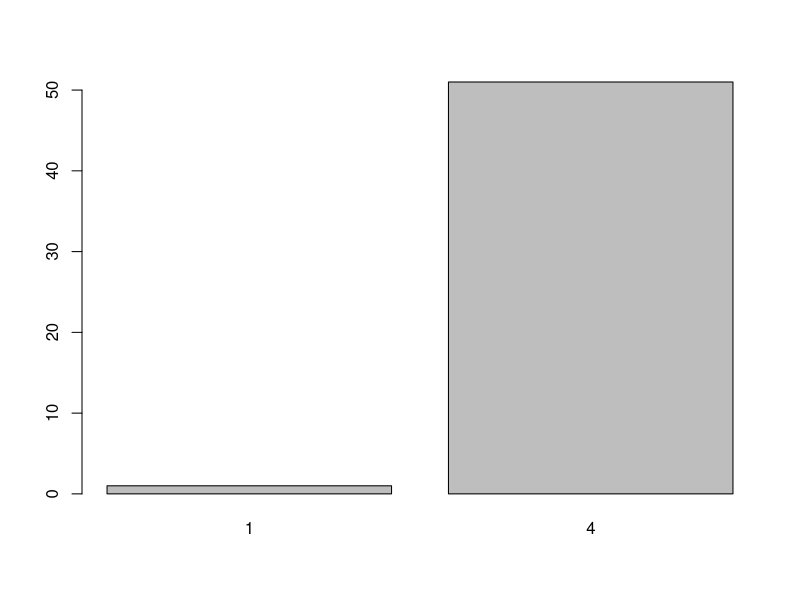

Source code (R):
library(expm)

mat <- matrix(
    c(3/5, 1/10, 3/4, 0, 3/10, 2/5, 0, 0, 0, 1/2, 1/5, 0, 1/10, 0, 1/20, 1),
    nrow = 4,
    ncol = 4,
    byrow = TRUE)

matrixPower <- function(P, n)
{
    matrix <- P %^% n
    return(matrix)
}

matrixTransition <- function(P, n, x) {
    # P matrice de transition
    # n temps
    # x current state

    trajectory <- c(x) # x here is the first state at n = 0

    for (time in 1:(n + 1)) {

        random <- runif(1, 0, 1) # random number to simulate the probability
        probabilities <- c()
        count <- 0

        for (i in 1:(nrow(P))) { # select probablities for each possible next state
            probabilities <- c(probabilities, P[i, x])
        }

        result <- 1
        for (probability in probabilities) {

            if ((random > count) && ( random < probability + count )) {
                trajectory <- append(trajectory, result)
                x <- result
            }

            count <- count + probability
            result <- result + 1
        }
    }

    return(trajectory)
}

barDiagram <- function(trajectory) {
    barplot(table(trajectory))
}

averageLoopTime <- function(trajectory) {
    time <- 0
    count <- 0
    x <- 0
    initial <- trajectory[1]

    for (i in trajectory) {
        count <- count + 1
        if (initial == i) {
            time <- time + count
            x = x + 1
            count <- 0
        }
    }

    return (time / x)
}

print(mat)

matTrajectory <- matrixTransition(mat, 50, 1)

print(matTrajectory)

barDiagram(matTrajectory)

print(averageLoopTime(matTrajectory))
